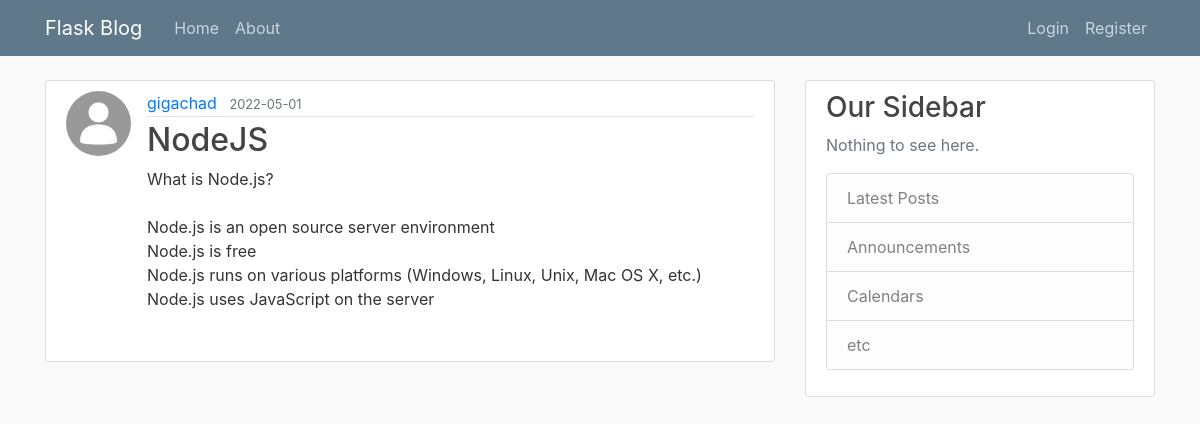
Screenshot of /post/3 with the database file from the repository.
### flaskblog/models.py (models this page shows, shortened)
class User(db.Model, UserMixin):
    id = db.Column(db.Integer, primary_key=True)
    username = db.Column(db.String(20), unique=True, nullable=False)
    email = db.Column(db.String(120), unique=True, nullable=False)
    image_file = db.Column(db.String(20), nullable=False, default='default.jpg')
    password = db.Column(db.String(60), nullable=False)
    posts = db.relationship('Post', backref='author', lazy=True)

class Post(db.Model):
    id = db.Column(db.Integer, primary_key=True)
    title = db.Column(db.String(100), nullable=False)
    date_posted = db.Column(db.DateTime, nullable=False, default=datetime.utcnow)
    content = db.Column(db.Text, nullable=False)
    user_id = db.Column(db.Integer, db.ForeignKey('user.id'), nullable=False)

### flaskblog/routes.py (the view)
@app.route("/post/<int:post_id>")
def post(post_id):
    post = Post.query.get_or_404(post_id)
    return render_template('post.html', title=post.title, post=post)

### flaskblog/templates/post.html (shortened to what this page needs)
{% extends "layout.html" %}
{% block content %}
    <article class="media content-section">
    <img src="{{ url_for('static', filename='profile_pics/' + post.author.image_file) }}" alt="" class="rounded-circle article-img">
    <div class="media-body">
        <div class="article-metadata">
        <a class="mr-2" href="#">{{ post.author.username }}</a>
        <small class="text-muted">{{ post.date_posted.strftime('%Y-%m-%d') }}</small>
        </div>
        <h2 class="article-title">{{ post.title }}</h2>
        <p class="article-content">{{ post.content }}</p>
    </div>
    </article>
{% endblock content %}

### flaskblog/static/main.css (style rules this page uses)
body { background: #fafafa; color: #333333; margin-top: 5rem; }
h1, h2, h3, h4, h5, h6 { color: #444444; }
.content-section { background: #ffffff; padding: 10px 20px; border: 1px solid #dddddd; border-radius: 3px; margin-bottom: 20px; }
.article-title { color: #444444; }
.article-content { white-space: pre-line; }
.article-img { height: 65px; width: 65px; margin-right: 16px; }
.article-metadata { padding-bottom: 1px; margin-bottom: 4px; border-bottom: 1px solid #e3e3e3 }

### rows the page displays
User: image_file (placeholder picture), author.username "gigachad"
Post: date_posted "2022-05-01", title "NodeJS", content "What is Node.js? Node.js is an open source server environment Node.js is free Node.js runs on various platforms (Windows, Linux, Unix, Mac OS X, etc.) Node.js uses JavaScript on the server"
